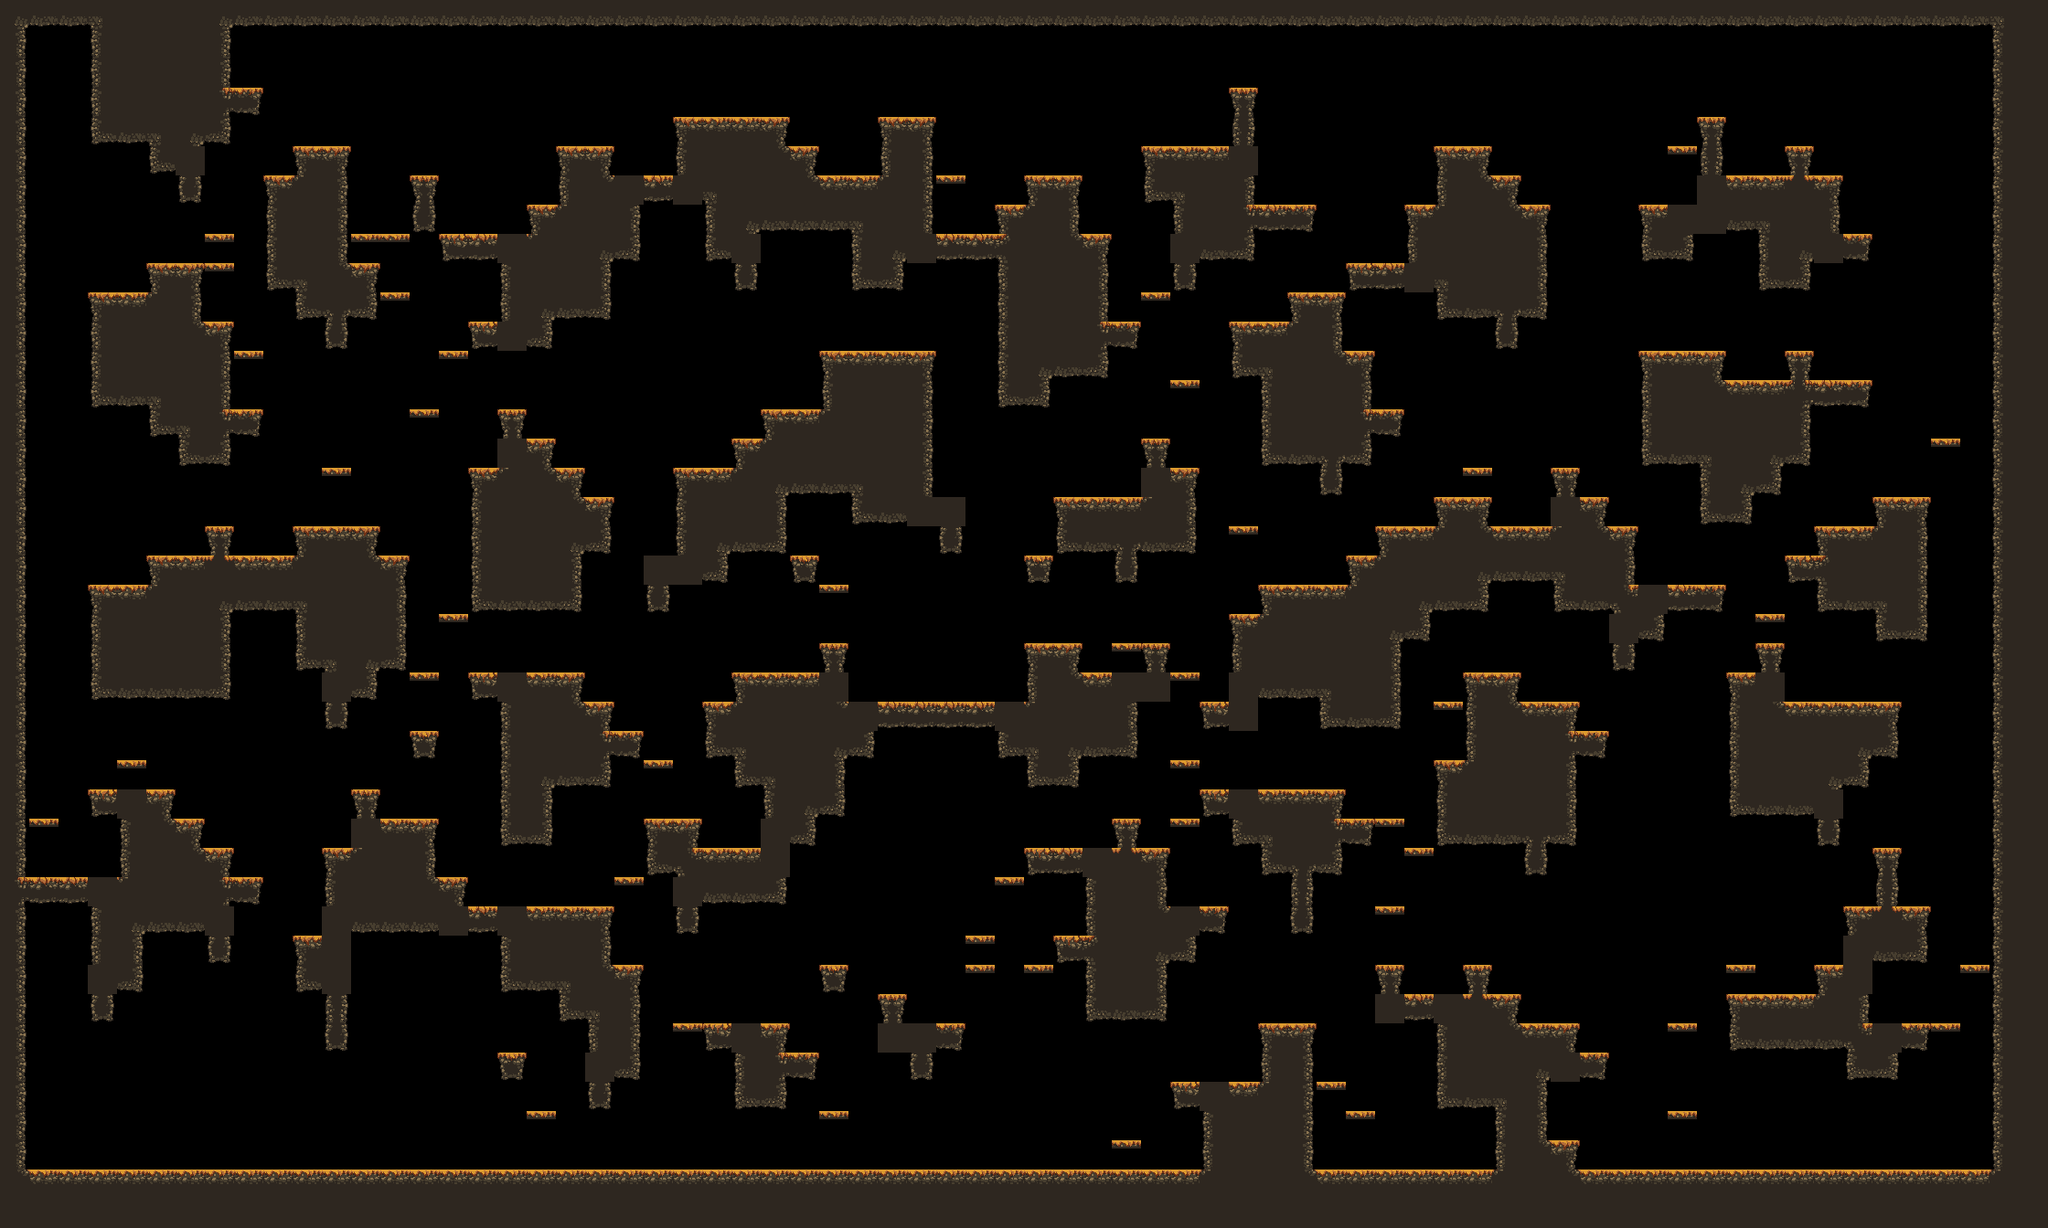

This game map was drawn from its Tiled (.tmx) file and the tilesets committed beside it. A one-line description and the trimmed map source follow:
An orthogonal 70x42 tile map with 32x32 px tiles, 1 tile layer (main) and 17 objects (9x spawn, spawnPlayer0, spawnCrown0, spawnPlayer1, spawnCrown1, ...).

<map compressionlevel="0" height="42" infinite="0" nextlayerid="3" nextobjectid="4" orientation="orthogonal" renderorder="right-down" tiledversion="1.3.2" tileheight="32" tilewidth="32" version="1.2" width="70">
 <tileset firstgid="1" source="forest_fall_tile_set.tsx" />
 <layer height="42" id="1" name="main" width="70">
  <data>[2940 cells, 1219 non-empty, 27 distinct tile ids]</data>
 </layer>
 <objectgroup id="2" name="objects"><object id="1" name="spawnPlayer0" x="160" y="240.0" /><object id="2" name="spawnCrown0" x="128" y="272.0" /><object id="3" name="spawnPlayer1" x="2048" y="208.0" /><object id="4" name="spawnCrown1" x="1984" y="112.0" /><object id="5" name="spawnPlayer2" x="96" y="1232.0" /><object id="6" name="spawnCrown2" x="128" y="1232.0" /><object id="7" name="spawnPlayer3" x="2080" y="1232.0" /><object id="8" name="spawnCrown3" x="2112" y="1232.0" /><object id="9" name="spawn" x="1216" y="1232.0" /><object id="10" name="spawn" x="1792" y="336.0" /><object id="11" name="spawn" x="800" y="80.0" /><object id="12" name="spawn" x="320" y="528.0" /><object id="13" name="spawn" x="1664" y="144.0" /><object id="14" name="spawn" x="512" y="208.0" /><object id="15" name="spawn" x="928" y="144.0" /><object id="16" name="spawn" x="1056" y="208.0" /><object id="17" name="spawn" x="1792" y="176.0" /></objectgroup></map>
